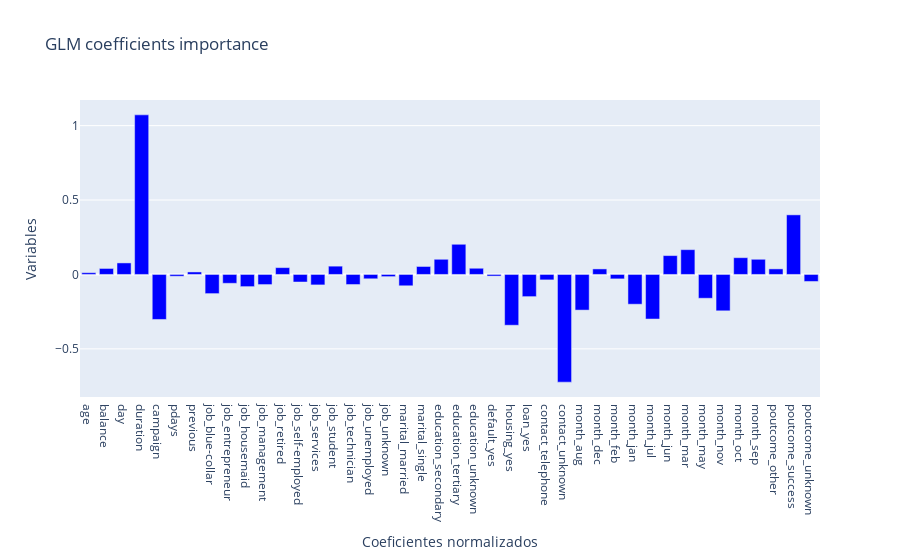

Here is the notebook cell this chart was saved with:
### Code cell
lmc = clf_log.named_steps['glm'].coef_

## Importancia de las variables
objects = X.columns
y_pos = np.arange(len(objects))
coefficients = lmc[0]




fig1 = go.Figure()

fig1.add_trace(go.Bar(
    x = objects,
    y = coefficients,
    name = "Coefficients importance",
    marker_color = "blue",
    orientation = "v"
))

fig1.update_layout(title = "GLM coefficients importance", xaxis_title = "Coeficientes normalizados", yaxis_title = "Variables")

fig1.show()

### Figure 1 — Plotly figure (JSON) as saved in the notebook; plotly's stock layout.template omitted (floating-point values rounded to 4 significant figures)
{"data": [{"marker": {"color": "blue"}, "name": "Coefficients importance", "orientation": "v", "type": "bar", "x": ["age", "balance", "day", "duration", "campaign", "pdays", "previous", "job_blue-collar", "job_entrepreneur", "job_housemaid", "job_management", "job_retired", "job_self-employed", "job_services", "job_student", "job_technician", "job_unemployed", "job_unknown", "marital_married", "marital_single", "education_secondary", "education_tertiary", "education_unknown", "default_yes", "housing_yes", "loan_yes", "contact_telephone", "contact_unknown", "month_aug", "month_dec", "month_feb", "month_jan", "month_jul", "month_jun", "month_mar", "month_may", "month_nov", "month_oct", "month_sep", "poutcome_other", "poutcome_success", "poutcome_unknown"], "y": [0.01173, 0.04031, 0.07747, 1.073, -0.3025, -0.01193, 0.01679, -0.1289, -0.05958, -0.0819, -0.06806, 0.04587, -0.05091, -0.07031, 0.05575, -0.0678, -0.02927, -0.01467, -0.07624, 0.05358, 0.1019, 0.2028, 0.04166, -0.01082, -0.3413, -0.1491, -0.03657, -0.7238, -0.2397, 0.03711, -0.02988, -0.2002, -0.2997, 0.1267, 0.1665, -0.16, -0.2445, 0.1127, 0.1019, 0.03742, 0.4005, -0.04713]}], "layout": {"title": {"text": "GLM coefficients importance"}, "xaxis": {"title": {"text": "Coeficientes normalizados"}}, "yaxis": {"title": {"text": "Variables"}}}}
